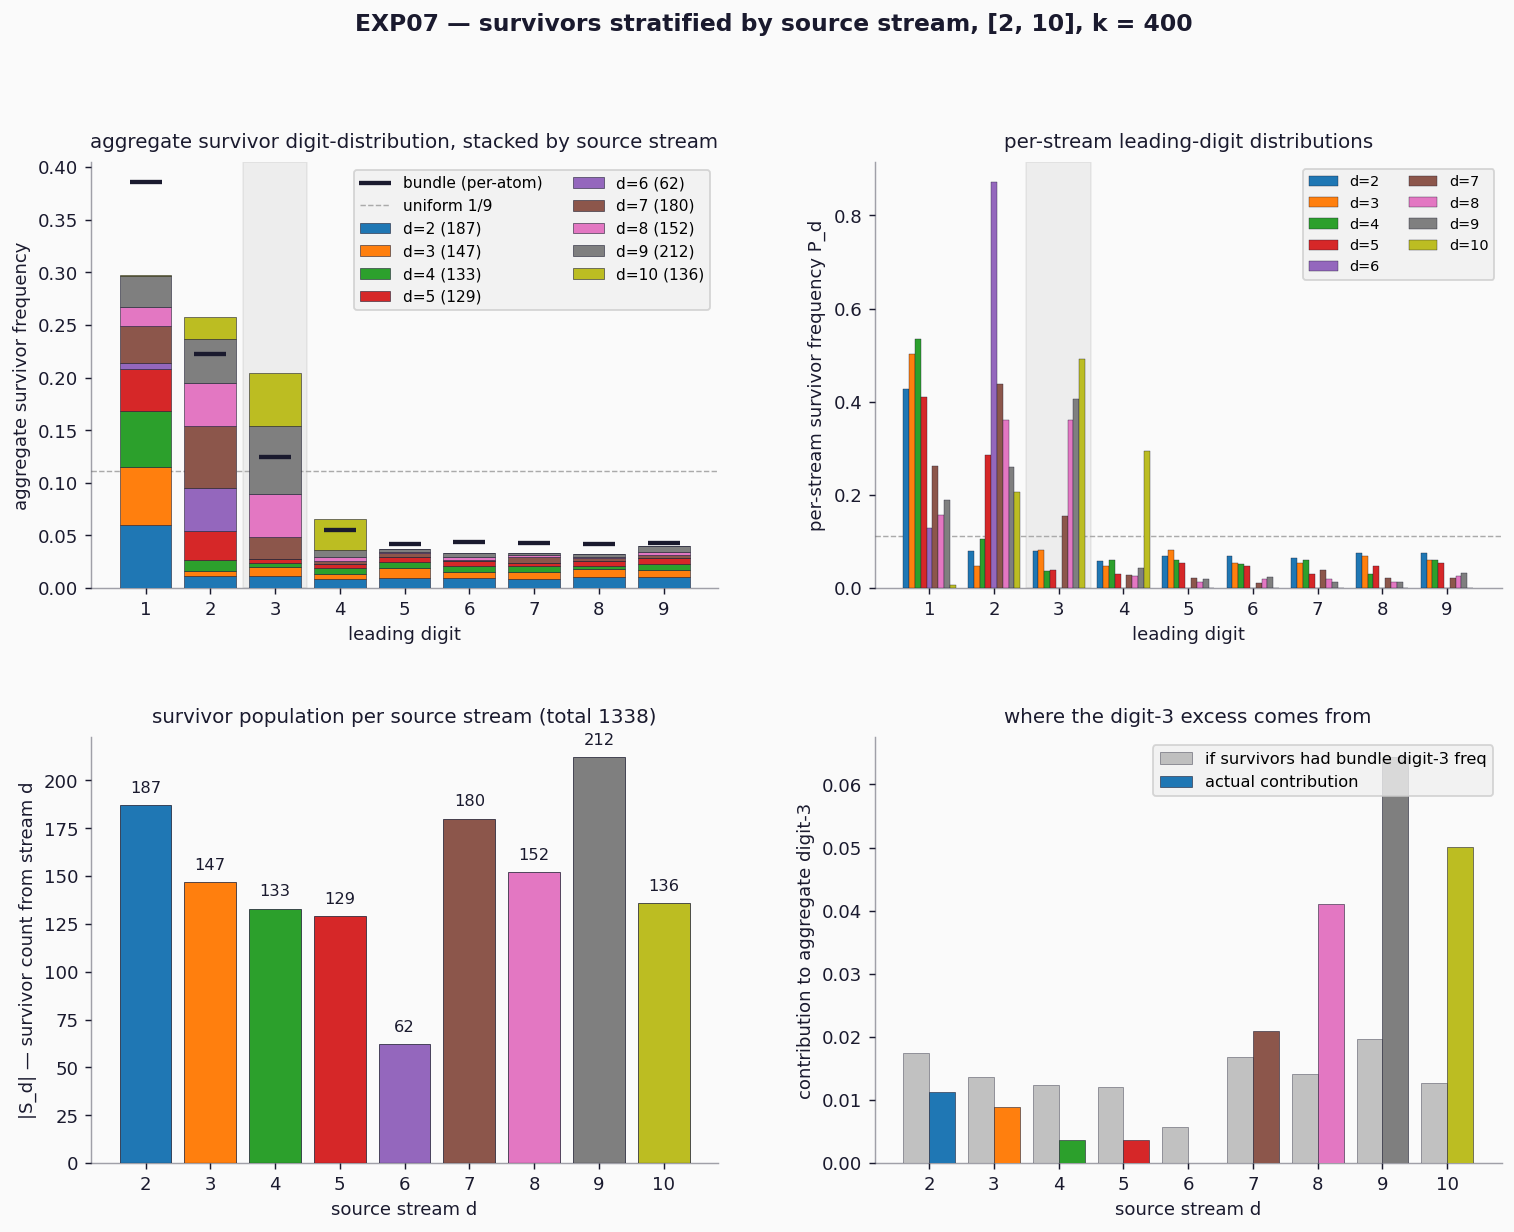

Reproduce this figure in Python.
"""
exp07_source_stream_stratification.py — survivors stratified by source stream.

EXP06 found that survivors over-represent digit 3 (20.4%) vs the
bundle's 12.4%, but couldn't localise where this comes from. Each
survivor c has a unique source stream d ∈ [n_0..n_1] (the only
window-divisor with c/d coprime to d). Stratifying by source stream
asks whether the aggregate's digit-3 spike traces to one or two
specific streams.

Build:
  - For each d ∈ [n_0..n_1], the set S_d of survivors with source stream d.
  - Per-stream leading-digit distribution P_d.
  - The aggregate decomposed as Σ_d (|S_d|/|Surv|) · P_d.

Plot:
  - Per-stream leading-digit distributions.
  - Stream populations.
  - Aggregate distribution stacked by source-stream contribution.
  - Digit-3 specific analysis.

Run: sage -python experiments/acm-champernowne/base10/differences/exp07_source_stream_stratification.py
"""

from __future__ import annotations

import os
import sys
from collections import Counter

import matplotlib.pyplot as plt
import numpy as np

HERE = os.path.dirname(os.path.abspath(__file__))
REPO = HERE
for _ in range(4):
    REPO = os.path.dirname(REPO)
sys.path.insert(0, os.path.join(REPO, 'core'))
sys.path.insert(0, os.path.join(REPO, 'experiments', 'acm-champernowne',
                                'base10', 'survivors'))

from survivors_core import bundle_atoms  # noqa: E402

N0, N1, K = 2, 10, 400

BG = '#fafafa'
FG = '#1a1a2e'
GUIDE = '#aaaaaa'
HIGHLIGHT_DIGIT = 3   # digit-3 is the EXP06 anomaly

# tab10-ish palette for streams
STREAM_PALETTE = {
    2: '#1f77b4',   # blue
    3: '#ff7f0e',   # orange
    4: '#2ca02c',   # green
    5: '#d62728',   # red
    6: '#9467bd',   # purple
    7: '#8c564b',   # brown
    8: '#e377c2',   # pink
    9: '#7f7f7f',   # gray
    10: '#bcbd22',  # olive
}


def leading_digit(m):
    return int(str(m)[0])


def main():
    print(f'building bundle for [{N0}, {N1}], k = {K} ...')
    atoms = bundle_atoms(N0, N1, K)
    n_atoms = len(atoms)
    print(f'  {n_atoms} atoms')

    # Identify survivors and their source streams
    counts = Counter(m for _, m in atoms)
    survivors_by_stream = {n: [] for n in range(N0, N1 + 1)}
    seen = set()
    for n, m in atoms:
        if counts[m] == 1 and m not in seen:
            seen.add(m)
            survivors_by_stream[n].append(m)

    n_surv_total = sum(len(s) for s in survivors_by_stream.values())
    print(f'  {n_surv_total} survivors total')

    # First pass: compute per-stream stats
    stream_sizes = {}
    stream_dists = {}
    for d in range(N0, N1 + 1):
        S_d = survivors_by_stream[d]
        size = len(S_d)
        stream_sizes[d] = size
        if size == 0:
            stream_dists[d] = np.zeros(9)
            continue
        digits = [leading_digit(m) for m in S_d]
        ld_counts = Counter(digits)
        dist = np.array([ld_counts.get(j, 0) / size for j in range(1, 10)])
        stream_dists[d] = dist

    total_digit3_contrib = sum(
        (stream_sizes[d] / n_surv_total) * stream_dists[d][HIGHLIGHT_DIGIT - 1]
        for d in range(N0, N1 + 1) if stream_sizes[d] > 0
    )

    print(f'\n  per-stream survivor populations and digit-{HIGHLIGHT_DIGIT} share:')
    print(f'    d  | |S_d|  | share | P_d(3)  | digit-3 contrib (% of total)')
    print(f'    ---+--------+-------+---------+----------------------------')
    for d in range(N0, N1 + 1):
        size = stream_sizes[d]
        if size == 0:
            print(f'    {d:>2} | {size:>5} | {0.0:.3f} |   ---   |   ---')
            continue
        share = size / n_surv_total
        p_d_3 = stream_dists[d][HIGHLIGHT_DIGIT - 1]
        contrib = share * p_d_3
        pct = 100 * contrib / total_digit3_contrib if total_digit3_contrib > 0 else 0.0
        print(f'    {d:>2} | {size:>5} | {share:.3f} | {p_d_3:.4f}  | '
              f'{contrib:.4f}  ({pct:>5.1f}%)')

    # Aggregate distribution
    aggregate = np.zeros(9)
    for d in range(N0, N1 + 1):
        if stream_sizes[d] == 0:
            continue
        share = stream_sizes[d] / n_surv_total
        aggregate += share * stream_dists[d]

    print(f'\n  aggregate survivor leading-digit distribution:')
    print(f'    digit | freq')
    for j in range(1, 10):
        print(f'      {j}   | {aggregate[j-1]:.4f}')
    print(f'    digit-{HIGHLIGHT_DIGIT} freq: {aggregate[HIGHLIGHT_DIGIT-1]:.4f}')

    # Bundle baseline (every atom)
    bundle_digits = Counter(leading_digit(m) for _, m in atoms)
    bundle_dist = np.array([bundle_digits.get(j, 0) / n_atoms for j in range(1, 10)])
    print(f'\n  bundle leading-digit distribution (control):')
    print(f'    digit-3 freq: {bundle_dist[HIGHLIGHT_DIGIT-1]:.4f}')
    print(f'    aggregate − bundle at digit 3: '
          f'{aggregate[HIGHLIGHT_DIGIT-1] - bundle_dist[HIGHLIGHT_DIGIT-1]:+.4f}')

    # Per-stream contribution to aggregate digit-3
    print(f'\n  digit-{HIGHLIGHT_DIGIT} excess decomposition:')
    print(f'  aggregate digit-3 = Σ_d (|S_d|/|Surv|) · P_d(3)')
    excess_total = aggregate[HIGHLIGHT_DIGIT-1] - bundle_dist[HIGHLIGHT_DIGIT-1]
    print(f'  total excess vs bundle: {excess_total:+.4f}')
    for d in range(N0, N1 + 1):
        if stream_sizes[d] == 0:
            continue
        share = stream_sizes[d] / n_surv_total
        contrib = share * stream_dists[d][HIGHLIGHT_DIGIT-1]
        # how much above the "bundle baseline" share would expect
        baseline_contrib = share * bundle_dist[HIGHLIGHT_DIGIT-1]
        d_excess = contrib - baseline_contrib
        print(f'    d={d:>2}: contrib = {contrib:.4f}   '
              f'baseline = {baseline_contrib:.4f}   '
              f'Δ = {d_excess:+.4f}   '
              f'({100*d_excess/excess_total if excess_total != 0 else 0:>5.1f}% of total excess)')

    # PLOT — 2x2 grid
    fig = plt.figure(figsize=(14, 10), facecolor=BG)
    gs = fig.add_gridspec(2, 2, hspace=0.35, wspace=0.25)

    # TL: aggregate distribution stacked by source stream
    ax = fig.add_subplot(gs[0, 0])
    ax.set_facecolor(BG)
    digits = np.arange(1, 10)
    bottom = np.zeros(9)
    for d in range(N0, N1 + 1):
        if stream_sizes[d] == 0:
            continue
        share = stream_sizes[d] / n_surv_total
        contrib = share * stream_dists[d]  # contribution to each digit
        ax.bar(digits, contrib, bottom=bottom, color=STREAM_PALETTE[d],
               edgecolor=FG, linewidth=0.3, label=f'd={d} ({stream_sizes[d]})',
               zorder=3)
        bottom += contrib
    # bundle reference
    ax.plot(digits, bundle_dist, marker='_', color=FG, linewidth=0,
            markersize=18, markeredgewidth=2.4, zorder=5,
            label='bundle (per-atom)')
    ax.axhline(1/9, color=GUIDE, linewidth=0.8, linestyle='--', zorder=2,
               label='uniform 1/9')
    # digit-3 highlight
    ax.axvspan(HIGHLIGHT_DIGIT - 0.5, HIGHLIGHT_DIGIT + 0.5, alpha=0.05,
               color='black', zorder=0)
    for side in ('top', 'right'):
        ax.spines[side].set_visible(False)
    for side in ('bottom', 'left'):
        ax.spines[side].set_color(FG)
        ax.spines[side].set_alpha(0.4)
    ax.tick_params(colors=FG)
    ax.set_xticks(digits)
    ax.set_xlabel('leading digit', color=FG, fontsize=10)
    ax.set_ylabel('aggregate survivor frequency', color=FG, fontsize=10)
    ax.set_title('aggregate survivor digit-distribution, stacked by source stream',
                 color=FG, fontsize=11, pad=8)
    ax.legend(loc='upper right', facecolor='#f0f0f0', fontsize=8.5, ncol=2)

    # TR: per-stream leading-digit distributions
    ax = fig.add_subplot(gs[0, 1])
    ax.set_facecolor(BG)
    width = 0.09
    for i, d in enumerate(range(N0, N1 + 1)):
        if stream_sizes[d] == 0:
            continue
        offset = (i - 4) * width
        ax.bar(digits + offset, stream_dists[d], width=width,
               color=STREAM_PALETTE[d], edgecolor=FG, linewidth=0.2,
               label=f'd={d}', zorder=3)
    ax.axhline(1/9, color=GUIDE, linewidth=0.8, linestyle='--', zorder=2)
    ax.axvspan(HIGHLIGHT_DIGIT - 0.5, HIGHLIGHT_DIGIT + 0.5, alpha=0.05,
               color='black', zorder=0)
    for side in ('top', 'right'):
        ax.spines[side].set_visible(False)
    for side in ('bottom', 'left'):
        ax.spines[side].set_color(FG)
        ax.spines[side].set_alpha(0.4)
    ax.tick_params(colors=FG)
    ax.set_xticks(digits)
    ax.set_xlabel('leading digit', color=FG, fontsize=10)
    ax.set_ylabel('per-stream survivor frequency P_d', color=FG, fontsize=10)
    ax.set_title('per-stream leading-digit distributions',
                 color=FG, fontsize=11, pad=8)
    ax.legend(loc='upper right', facecolor='#f0f0f0', fontsize=8, ncol=2)

    # BL: stream populations
    ax = fig.add_subplot(gs[1, 0])
    ax.set_facecolor(BG)
    streams = list(range(N0, N1 + 1))
    sizes = [stream_sizes[d] for d in streams]
    colors = [STREAM_PALETTE[d] for d in streams]
    bars = ax.bar(streams, sizes, color=colors, edgecolor=FG, linewidth=0.4)
    for x, sz in zip(streams, sizes):
        ax.text(x, sz + 5, str(sz), ha='center', va='bottom', color=FG, fontsize=9)
    for side in ('top', 'right'):
        ax.spines[side].set_visible(False)
    for side in ('bottom', 'left'):
        ax.spines[side].set_color(FG)
        ax.spines[side].set_alpha(0.4)
    ax.tick_params(colors=FG)
    ax.set_xticks(streams)
    ax.set_xlabel('source stream d', color=FG, fontsize=10)
    ax.set_ylabel('|S_d| — survivor count from stream d', color=FG, fontsize=10)
    ax.set_title(f'survivor population per source stream (total {n_surv_total})',
                 color=FG, fontsize=11, pad=8)

    # BR: digit-3 contribution per stream — survivor's vs bundle-baseline
    ax = fig.add_subplot(gs[1, 1])
    ax.set_facecolor(BG)
    excess_per_stream = []
    contribs_per_stream = []
    baselines_per_stream = []
    for d in streams:
        if stream_sizes[d] == 0:
            excess_per_stream.append(0)
            contribs_per_stream.append(0)
            baselines_per_stream.append(0)
            continue
        share = stream_sizes[d] / n_surv_total
        contrib = share * stream_dists[d][HIGHLIGHT_DIGIT - 1]
        baseline = share * bundle_dist[HIGHLIGHT_DIGIT - 1]
        excess_per_stream.append(contrib - baseline)
        contribs_per_stream.append(contrib)
        baselines_per_stream.append(baseline)
    width = 0.4
    ax.bar([s - width/2 for s in streams], baselines_per_stream, width=width,
           color=GUIDE, edgecolor=FG, linewidth=0.3,
           label='if survivors had bundle digit-3 freq', zorder=3, alpha=0.7)
    ax.bar([s + width/2 for s in streams], contribs_per_stream, width=width,
           color=[STREAM_PALETTE[d] for d in streams], edgecolor=FG, linewidth=0.3,
           label='actual contribution', zorder=3)
    for side in ('top', 'right'):
        ax.spines[side].set_visible(False)
    for side in ('bottom', 'left'):
        ax.spines[side].set_color(FG)
        ax.spines[side].set_alpha(0.4)
    ax.tick_params(colors=FG)
    ax.set_xticks(streams)
    ax.set_xlabel('source stream d', color=FG, fontsize=10)
    ax.set_ylabel(f'contribution to aggregate digit-{HIGHLIGHT_DIGIT}', color=FG, fontsize=10)
    ax.set_title(f'where the digit-{HIGHLIGHT_DIGIT} excess comes from',
                 color=FG, fontsize=11, pad=8)
    ax.legend(loc='upper right', facecolor='#f0f0f0', fontsize=9)

    fig.suptitle(
        f'EXP07 — survivors stratified by source stream, [{N0}, {N1}], k = {K}',
        color=FG, fontsize=13, fontweight='semibold', y=0.995,
    )

    out = os.path.join(HERE, 'exp07_source_stream_stratification.png')
    fig.savefig(out, dpi=130, facecolor=BG, bbox_inches='tight')
    print(f'\n-> {out}')


if __name__ == '__main__':
    main()
